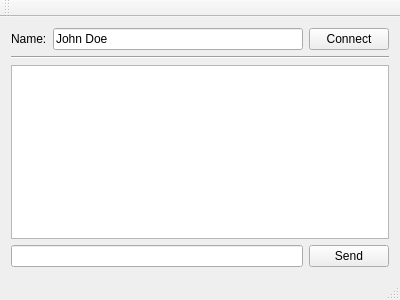
<?xml version="1.0" encoding="UTF-8"?>
<ui version="4.0">
 <class>MainWindow</class>
 <widget class="QMainWindow" name="MainWindow">
  <property name="geometry">
   <rect>
    <x>0</x>
    <y>0</y>
    <width>400</width>
    <height>300</height>
   </rect>
  </property>
  <property name="windowTitle">
   <string>Chat Client</string>
  </property>
  <widget class="QWidget" name="centralWidget">
   <layout class="QVBoxLayout" name="verticalLayout">
    <item>
     <layout class="QHBoxLayout" name="horizontalLayout">
      <item>
       <widget class="QLabel" name="label">
        <property name="text">
         <string>Name:</string>
        </property>
       </widget>
      </item>
      <item>
       <widget class="QLineEdit" name="nameInput">
        <property name="text">
         <string>John Doe</string>
        </property>
       </widget>
      </item>
      <item>
       <widget class="QPushButton" name="connectButton">
        <property name="text">
         <string>Connect</string>
        </property>
       </widget>
      </item>
     </layout>
    </item>
    <item>
     <widget class="Line" name="line">
      <property name="orientation">
       <enum>Qt::Horizontal</enum>
      </property>
     </widget>
    </item>
    <item>
     <widget class="QTextBrowser" name="chatDisplay"/>
    </item>
    <item>
     <layout class="QHBoxLayout" name="horizontalLayout_2">
      <item>
       <widget class="QLineEdit" name="messageInput"/>
      </item>
      <item>
       <widget class="QPushButton" name="sendButton">
        <property name="text">
         <string>Send</string>
        </property>
       </widget>
      </item>
     </layout>
    </item>
   </layout>
  </widget>
  <widget class="QMenuBar" name="menuBar">
   <property name="geometry">
    <rect>
     <x>0</x>
     <y>0</y>
     <width>400</width>
     <height>21</height>
    </rect>
   </property>
  </widget>
  <widget class="QToolBar" name="mainToolBar">
   <attribute name="toolBarArea">
    <enum>TopToolBarArea</enum>
   </attribute>
   <attribute name="toolBarBreak">
    <bool>false</bool>
   </attribute>
  </widget>
  <widget class="QStatusBar" name="statusBar"/>
 </widget>
 <layoutdefault spacing="6" margin="11"/>
 <resources/>
 <connections/>
</ui>
